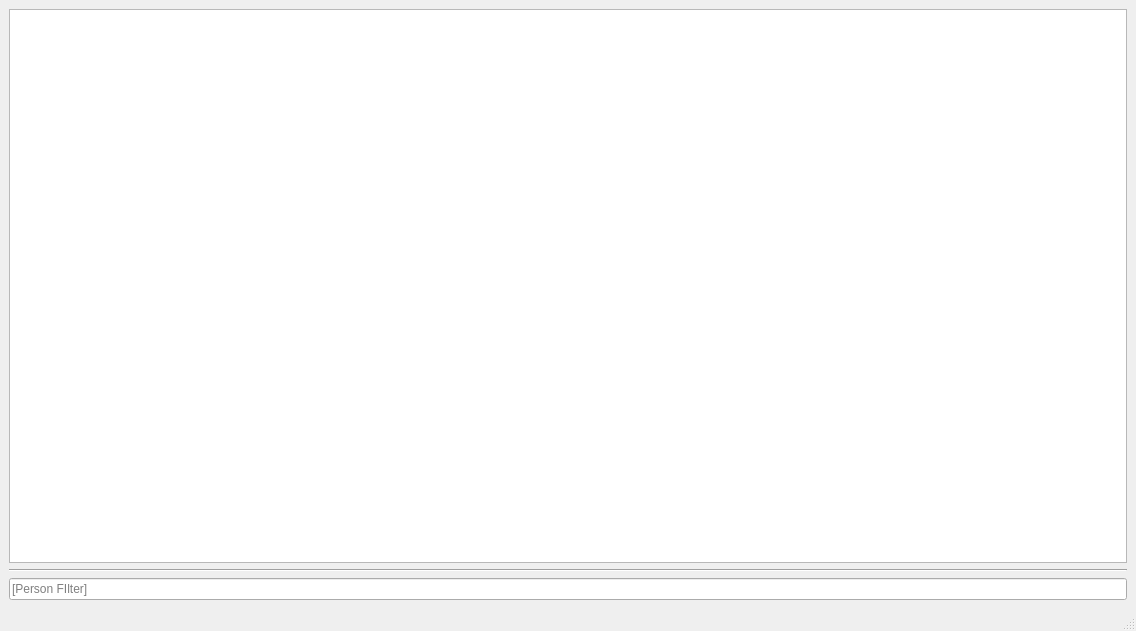
<?xml version="1.0" encoding="UTF-8"?>
<ui version="4.0">
 <class>MainWindow</class>
 <widget class="QMainWindow" name="MainWindow">
  <property name="geometry">
   <rect>
    <x>0</x>
    <y>0</y>
    <width>1136</width>
    <height>631</height>
   </rect>
  </property>
  <property name="windowTitle">
   <string>Birthdays</string>
  </property>
  <widget class="QWidget" name="centralwidget">
   <layout class="QVBoxLayout" name="verticalLayout">
    <item>
     <widget class="QTableView" name="tableView">
      <property name="showDropIndicator" stdset="0">
       <bool>false</bool>
      </property>
      <property name="alternatingRowColors">
       <bool>true</bool>
      </property>
      <property name="selectionMode">
       <enum>QAbstractItemView::SingleSelection</enum>
      </property>
      <property name="selectionBehavior">
       <enum>QAbstractItemView::SelectRows</enum>
      </property>
      <property name="sortingEnabled">
       <bool>true</bool>
      </property>
      <attribute name="horizontalHeaderMinimumSectionSize">
       <number>25</number>
      </attribute>
      <attribute name="horizontalHeaderDefaultSectionSize">
       <number>130</number>
      </attribute>
      <attribute name="horizontalHeaderStretchLastSection">
       <bool>true</bool>
      </attribute>
      <attribute name="verticalHeaderVisible">
       <bool>false</bool>
      </attribute>
      <attribute name="verticalHeaderStretchLastSection">
       <bool>false</bool>
      </attribute>
     </widget>
    </item>
    <item>
     <widget class="Line" name="line">
      <property name="orientation">
       <enum>Qt::Horizontal</enum>
      </property>
     </widget>
    </item>
    <item>
     <widget class="QLineEdit" name="lineEdit">
      <property name="placeholderText">
       <string>[Person FIlter]</string>
      </property>
     </widget>
    </item>
   </layout>
  </widget>
  <widget class="QMenuBar" name="menubar">
   <property name="geometry">
    <rect>
     <x>0</x>
     <y>0</y>
     <width>1136</width>
     <height>21</height>
    </rect>
   </property>
  </widget>
  <widget class="QStatusBar" name="statusbar">
   <property name="sizeGripEnabled">
    <bool>true</bool>
   </property>
  </widget>
 </widget>
 <tabstops>
  <tabstop>tableView</tabstop>
 </tabstops>
 <resources/>
 <connections/>
</ui>
